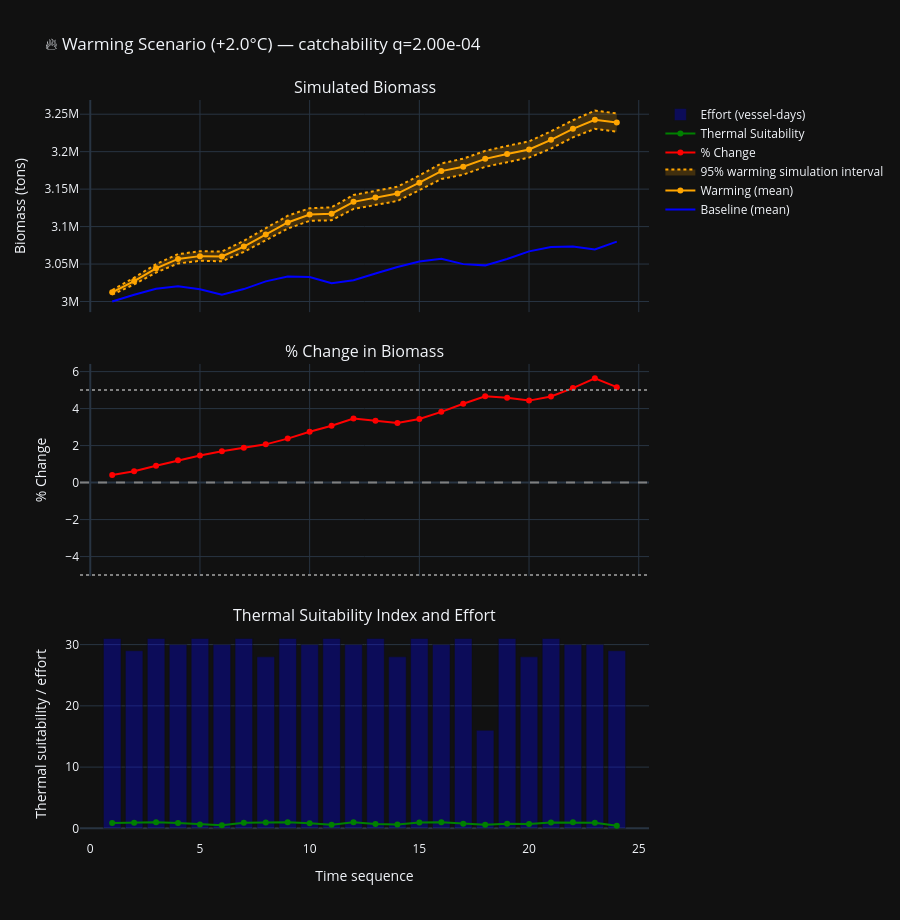

Here is the notebook cell this chart was saved with:
### Markdown cell above
## 2️⃣ Warming Scenario Insights

### Simulated Biomass Under Baseline and +2°C Warming

The warming analysis compares the default baseline with a gradual **+2°C scenario** over the selected 24-observation period.

Both trajectories begin near **3.0 million tonnes**. By the end of the comparison period:

* baseline biomass reaches approximately **3.07 million tonnes**;
* warming biomass reaches approximately **3.20 million tonnes**.

The warming trajectory therefore ends approximately **130,000 tonnes above the baseline**, equivalent to an endpoint difference of roughly **4%**.

The warmed trajectory itself rises by approximately **6–7%** from its starting biomass. However, not all of that increase should be attributed to warming because the baseline trajectory also increases. The warming effect is represented by the difference between the two trajectories, not by the total rise in the warming line alone.

### Panel 1 — Simulated Biomass Under Two Scenarios

The first panel shows a visible separation between the baseline and warming trajectories.

Although both scenarios increase, the warming trajectory rises more strongly and finishes clearly above the baseline. The difference is meaningful visually and in absolute biomass, but remains moderate relative to the approximately 3-million-tonne starting stock.

### Panel 2 — Percentage Change Due to Warming

The second panel isolates the warming effect by calculating the percentage difference between warming biomass and the corresponding baseline biomass.

Under the default settings, this difference develops progressively and reaches approximately **5% by the end of the scenario period**.

This is more informative than comparing the warming endpoint only with its own starting value because it removes the biomass increase that also occurs under baseline conditions.

### Panel 3 — Thermal Suitability and Effort

The third panel shows thermal suitability alongside vessel-day effort.

Under the default +2°C configuration, warming generally moves temperatures closer to the assumed thermal optimum during part of the selected period. This improves the modelled growth-rate response and contributes to the separation between the warming and baseline biomass trajectories.

Fishing effort remains represented as a separate removal pressure. Under the default catchability value, those removals are not strong enough to offset the additional modelled growth.

### Decision-support interpretation

The default +2°C scenario produces a **moderate positive biomass response relative to baseline**, rather than merely a negligible change.

However, this is a conditional scenario result—not evidence that climate warming is generally beneficial to *Illex argentinus*. The outcome depends on the starting SST values, the assumed 12°C thermal optimum, scenario duration, catchability, effort, carrying capacity, and simplified population structure.

The model is best interpreted as identifying a temporary **favourable warming window**: warming can increase growth while temperatures move toward the assumed optimum, but additional warming would eventually reduce growth once temperatures move beyond that optimum.

### Code cell
# ============================================================
# WARMING SCENARIO
# ============================================================

delta_T = 2.0
duration = min(24, len(df_mc))
show_baseline = True

df_warm = (
    df_mc.copy()
    .iloc[:duration]
    .reset_index(drop=True)
)

# Apply the same linear warming increment as the app
df_warm["SST"] = (
    df_warm["SST"]
    + np.linspace(
        0,
        delta_T,
        len(df_warm)
    )
)

# Warming temperature-dependent growth
df_warm["r_t"] = r0 * np.exp(
    -((df_warm["SST"] - T_opt) ** 2)
    / (2 * sigma_T**2)
)

# Baseline and warming thermal suitability
df_mc["ThermalSuitability"] = np.exp(
    -((df_mc["SST"] - T_opt) ** 2)
    / (2 * sigma_T**2)
)

df_warm["ThermalSuitability"] = np.exp(
    -((df_warm["SST"] - T_opt) ** 2)
    / (2 * sigma_T**2)
)

# Used only for plotting in the app
df_mc["EnvIndex"] = df_mc["ThermalSuitability"]
df_warm["EnvIndex"] = df_warm["ThermalSuitability"]

df_warm["Effort"] = df_warm["VesselDays"]
df_mc["Effort"] = df_mc["VesselDays"]

n_sim = 1000
biomass_sim = np.zeros(
    (n_sim, len(df_warm))
)

# Optional fixed seed for reproducible notebook output
np.random.seed(42)

for i in range(n_sim):

    # Same starting point as app
    N = float(
        df_mc["Biomass_mean"].iloc[0]
    )

    for t in range(len(df_warm)):

        r_t_current = float(
            df_warm["r_t"].iloc[t]
        )

        effort_current = float(
            df_warm["Effort"].iloc[t]
        )

        noise = np.random.normal(
            1.0,
            0.05
        )

        # IMPORTANT:
        # This mirrors the current app.
        # EnvIndex is diagnostic only and is not multiplied here.
        growth = (
            r_t_current
            * N
            * (1 - N / K)
            * noise
        )

        harvest = (
            q
            * effort_current
            * N
        )

        N = max(
            N + growth - harvest,
            0.0
        )

        biomass_sim[i, t] = N

df_warm["Biomass_mean"] = (
    biomass_sim.mean(axis=0)
)

df_warm["Biomass_CI_lower"] = np.percentile(
    biomass_sim,
    2.5,
    axis=0
)

df_warm["Biomass_CI_upper"] = np.percentile(
    biomass_sim,
    97.5,
    axis=0
)

baseline_slice = (
    df_mc["Biomass_mean"]
    .iloc[:duration]
    .to_numpy()
)

with np.errstate(
    divide="ignore",
    invalid="ignore"
):
    df_warm["Biomass_change_pct"] = (
        100
        * (
            df_warm["Biomass_mean"].to_numpy()
            - baseline_slice
        )
        / (baseline_slice + 1e-12)
    )


# Three-panel warming figure
month_x = np.arange(1, len(df_warm) + 1)

fig = make_subplots(
    rows=3,
    cols=1,
    shared_xaxes=True,
    vertical_spacing=0.07,
    subplot_titles=(
        "Simulated Biomass",
        "% Change in Biomass",
        "Thermal Suitability Index and Effort"
    )
)

# ------------------------------------------------------------
# Panel 1: Baseline and warming biomass
# ------------------------------------------------------------

if show_baseline:
    baseline_biomass = (
        df_mc["Biomass_mean"]
        .iloc[:duration]
        .to_numpy()
    )

    fig.add_trace(
        go.Scatter(
            x=month_x,
            y=baseline_biomass,
            mode="lines",
            name="Baseline (mean)",
            line=dict(color="blue"),
            customdata=np.column_stack(
                (
                    baseline_biomass / 1_000_000,
                    df_mc["SST"].iloc[:duration],
                    df_mc["Year"].iloc[:duration],
                    df_mc["Month"].iloc[:duration]
                )
            ),
            hovertemplate=(
                "Observation: %{x}<br>"
                "Baseline biomass: %{customdata[0]:.2f} million tons<br>"
                "Baseline SST: %{customdata[1]:.2f}°C<br>"
                "Year: %{customdata[2]:.0f}<br>"
                "Month: %{customdata[3]:.0f}"
                "<extra></extra>"
            )
        ),
        row=1,
        col=1
    )

warming_biomass = df_warm["Biomass_mean"].to_numpy()

fig.add_trace(
    go.Scatter(
        x=month_x,
        y=warming_biomass,
        mode="lines+markers",
        name="Warming (mean)",
        line=dict(color="orange"),
        customdata=np.column_stack(
            (
                warming_biomass / 1_000_000,
                df_warm["SST"],
                df_mc["SST"].iloc[:duration],
                df_warm["SST"]
                - df_mc["SST"].iloc[:duration].to_numpy(),
                df_warm["Year"],
                df_warm["Month"]
            )
        ),
        hovertemplate=(
            "Observation: %{x}<br>"
            "Warming biomass: %{customdata[0]:.2f} million tons<br>"
            "Warmed SST: %{customdata[1]:.2f}°C<br>"
            "Baseline SST: %{customdata[2]:.2f}°C<br>"
            "Temperature increment: %{customdata[3]:.2f}°C<br>"
            "Year: %{customdata[4]:.0f}<br>"
            "Month: %{customdata[5]:.0f}"
            "<extra></extra>"
        )
    ),
    row=1,
    col=1
)

fig.add_trace(
    go.Scatter(
        x=month_x,
        y=df_warm["Biomass_CI_upper"],
        mode="lines",
        line=dict(
            color="orange",
            dash="dot"
        ),
        showlegend=False,
        hovertemplate=(
            "Observation: %{x}<br>"
            "Upper 95% simulation interval: %{y:,.0f} tons"
            "<extra></extra>"
        )
    ),
    row=1,
    col=1
)

fig.add_trace(
    go.Scatter(
        x=month_x,
        y=df_warm["Biomass_CI_lower"],
        mode="lines",
        fill="tonexty",
        fillcolor="rgba(255,165,0,0.20)",
        line=dict(
            color="orange",
            dash="dot"
        ),
        name="95% warming simulation interval",
        hovertemplate=(
            "Observation: %{x}<br>"
            "Lower 95% simulation interval: %{y:,.0f} tons"
            "<extra></extra>"
        )
    ),
    row=1,
    col=1
)

# ------------------------------------------------------------
# Panel 2: Percentage difference from baseline
# ------------------------------------------------------------

fig.add_trace(
    go.Scatter(
        x=month_x,
        y=df_warm["Biomass_change_pct"],
        mode="lines+markers",
        name="% Change",
        line=dict(color="red"),
        customdata=np.column_stack(
            (
                warming_biomass,
                baseline_slice,
                df_warm["Year"],
                df_warm["Month"]
            )
        ),
        hovertemplate=(
            "Observation: %{x}<br>"
            "Biomass change: %{y:.2f}%<br>"
            "Warming biomass: %{customdata[0]:,.0f} tons<br>"
            "Baseline biomass: %{customdata[1]:,.0f} tons<br>"
            "Year: %{customdata[2]:.0f}<br>"
            "Month: %{customdata[3]:.0f}"
            "<extra></extra>"
        )
    ),
    row=2,
    col=1
)

fig.add_hline(
    y=0,
    line_dash="dash",
    line_color="gray",
    row=2,
    col=1
)

fig.add_hline(
    y=5,
    line_dash="dot",
    line_color="gray",
    row=2,
    col=1
)

fig.add_hline(
    y=-5,
    line_dash="dot",
    line_color="gray",
    row=2,
    col=1
)

# ------------------------------------------------------------
# Panel 3: Thermal suitability and effort
# ------------------------------------------------------------

fig.add_trace(
    go.Scatter(
        x=month_x,
        y=df_warm["EnvIndex"],
        mode="lines+markers",
        name="Thermal Suitability",
        line=dict(color="green"),
        customdata=np.column_stack(
            (
                df_warm["SST"],
                np.full(len(df_warm), T_opt),
                df_warm["SST"] - T_opt,
                df_warm["Year"],
                df_warm["Month"]
            )
        ),
        hovertemplate=(
            "Observation: %{x}<br>"
            "Thermal suitability: %{y:.3f}<br>"
            "Warmed SST: %{customdata[0]:.2f}°C<br>"
            "Thermal optimum: %{customdata[1]:.2f}°C<br>"
            "Distance from optimum: %{customdata[2]:+.2f}°C<br>"
            "Year: %{customdata[3]:.0f}<br>"
            "Month: %{customdata[4]:.0f}"
            "<extra></extra>"
        )
    ),
    row=3,
    col=1
)

fig.add_trace(
    go.Bar(
        x=month_x,
        y=df_warm["Effort"],
        name="Effort (vessel-days)",
        marker=dict(
            color="rgba(0,0,255,0.30)"
        ),
        customdata=np.column_stack(
            (
                df_warm["TotalCatch_tons"],
                df_warm["CPUE_tons"],
                df_warm["Year"],
                df_warm["Month"]
            )
        ),
        hovertemplate=(
            "Observation: %{x}<br>"
            "Effort: %{y:.0f} vessel-days<br>"
            "Observed catch: %{customdata[0]:,.0f} tons<br>"
            "Observed CPUE: %{customdata[1]:,.2f} tons/vessel-day<br>"
            "Year: %{customdata[2]:.0f}<br>"
            "Month: %{customdata[3]:.0f}"
            "<extra></extra>"
        )
    ),
    row=3,
    col=1
)

fig.update_layout(
    height=920,
    showlegend=True,
    title=(
        f"🔥 Warming Scenario (+{delta_T:.1f}°C) "
        f"— catchability q={q:.2e}"
    ),
    template="plotly_dark",
    hovermode="x unified"
)

fig.update_yaxes(
    title_text="Biomass (tons)",
    row=1,
    col=1
)

fig.update_yaxes(
    title_text="% Change",
    row=2,
    col=1
)

fig.update_yaxes(
    title_text="Thermal suitability / effort",
    row=3,
    col=1
)

fig.update_xaxes(
    title_text="Time sequence",
    row=3,
    col=1
)

fig.show()

output_path = (
    output_dir
    / "biomass_scenarios_comparison.png"
)

fig.write_image(
    str(output_path)
)

print(f"Saved plot to: {output_path}")


aavg_pct_change = float(
    df_warm["Biomass_change_pct"].mean()
)

final_change = float(
    df_warm["Biomass_change_pct"].iloc[-1]
)

baseline_thermal_mean = float(
    df_mc["ThermalSuitability"]
    .iloc[:duration]
    .mean()
)

warmed_thermal_mean = float(
    df_warm["ThermalSuitability"].mean()
)

thermal_suitability_change = (
    100
    * (
        warmed_thermal_mean
        - baseline_thermal_mean
    )
    / (baseline_thermal_mean + 1e-12)
)

print(
    "Average biomass change under warming: "
    f"{avg_pct_change:.2f}%"
)

print(
    "Final biomass change under warming: "
    f"{final_change:.2f}%"
)

print(
    "Average thermal-suitability change: "
    f"{thermal_suitability_change:.2f}%"
)

### Figure 1 — Plotly figure (JSON) as saved in the notebook; plotly's stock layout.template omitted (floating-point values rounded to 4 significant figures; data arrays with more than 128 entries replaced by an {"elided": "..."} marker saying what was removed)
{"data": [{"customdata": [[3.0, 13.67, 2000.0, 1.0], [3.009, 13.24, 2000.0, 2.0], [3.017, 12.11, 2000.0, 3.0], [3.02, 10.11, 2000.0, 4.0], [3.016, 8.798, 2000.0, 5.0], [3.009, 8.034, 2000.0, 6.0], [3.017, 12.79, 2001.0, 1.0], [3.027, 12.48, 2001.0, 2.0], [3.033, 11.0, 2001.0, 3.0], [3.033, 9.394, 2001.0, 4.0], [3.024, 7.996, 2001.0, 5.0], [3.028, 10.43, 2001.0, 6.0], [3.037, 13.4, 2002.0, 1.0], [3.046, 13.66, 2002.0, 2.0], [3.053, 11.52, 2002.0, 3.0], [3.057, 10.24, 2002.0, 4.0], [3.05, 8.249, 2002.0, 5.0], [3.048, 7.469, 2002.0, 6.0], [3.057, 12.68, 2003.0, 1.0], [3.067, 12.92, 2003.0, 2.0], [3.073, 11.25, 2003.0, 3.0], [3.073, 9.713, 2003.0, 4.0], [3.069, 8.834, 2003.0, 5.0], [3.08, 13.84, 2004.0, 1.0]], "hovertemplate": "Observation: %{x}<br>Baseline biomass: %{customdata[0]:.2f} million tons<br>Baseline SST: %{customdata[1]:.2f}°C<br>Year: %{customdata[2]:.0f}<br>Month: %{customdata[3]:.0f}<extra></extra>", "line": {"color": "blue"}, "mode": "lines", "name": "Baseline (mean)", "type": "scatter", "x": [1, 2, 3, 4, 5, 6, 7, 8, 9, 10, 11, 12, 13, 14, 15, 16, 17, 18, 19, 20, 21, 22, 23, 24], "xaxis": "x", "y": [3000000.0, 3009000.0, 3017000.0, 3020000.0, 3016000.0, 3009000.0, 3017000.0, 3027000.0, 3033000.0, 3033000.0, 3024000.0, 3028000.0, 3037000.0, 3046000.0, 3053000.0, 3057000.0, 3050000.0, 3048000.0, 3057000.0, 3067000.0, 3073000.0, 3073000.0, 3069000.0, 3080000.0], "yaxis": "y"}, {"customdata": {"elided": "24x6 float values"}, "hovertemplate": "Observation: %{x}<br>Warming biomass: %{customdata[0]:.2f} million tons<br>Warmed SST: %{customdata[1]:.2f}°C<br>Baseline SST: %{customdata[2]:.2f}°C<br>Temperature increment: %{customdata[3]:.2f}°C<br>Year: %{customdata[4]:.0f}<br>Month: %{customdata[5]:.0f}<extra></extra>", "line": {"color": "orange"}, "mode": "lines+markers", "name": "Warming (mean)", "type": "scatter", "x": [1, 2, 3, 4, 5, 6, 7, 8, 9, 10, 11, 12, 13, 14, 15, 16, 17, 18, 19, 20, 21, 22, 23, 24], "xaxis": "x", "y": [3012000.0, 3027000.0, 3044000.0, 3057000.0, 3061000.0, 3060000.0, 3073000.0, 3089000.0, 3105000.0, 3116000.0, 3117000.0, 3133000.0, 3139000.0, 3144000.0, 3159000.0, 3174000.0, 3180000.0, 3190000.0, 3197000.0, 3203000.0, 3216000.0, 3230000.0, 3243000.0, 3239000.0], "yaxis": "y"}, {"hovertemplate": "Observation: %{x}<br>Upper 95% simulation interval: %{y:,.0f} tons<extra></extra>", "line": {"color": "orange", "dash": "dot"}, "mode": "lines", "showlegend": false, "type": "scatter", "x": [1, 2, 3, 4, 5, 6, 7, 8, 9, 10, 11, 12, 13, 14, 15, 16, 17, 18, 19, 20, 21, 22, 23, 24], "xaxis": "x", "y": [3015000.0, 3032000.0, 3050000.0, 3063000.0, 3067000.0, 3067000.0, 3081000.0, 3097000.0, 3114000.0, 3125000.0, 3126000.0, 3142000.0, 3148000.0, 3153000.0, 3168000.0, 3184000.0, 3191000.0, 3201000.0, 3208000.0, 3214000.0, 3227000.0, 3242000.0, 3255000.0, 3251000.0], "yaxis": "y"}, {"fill": "tonexty", "fillcolor": "rgba(255,165,0,0.20)", "hovertemplate": "Observation: %{x}<br>Lower 95% simulation interval: %{y:,.0f} tons<extra></extra>", "line": {"color": "orange", "dash": "dot"}, "mode": "lines", "name": "95% warming simulation interval", "type": "scatter", "x": [1, 2, 3, 4, 5, 6, 7, 8, 9, 10, 11, 12, 13, 14, 15, 16, 17, 18, 19, 20, 21, 22, 23, 24], "xaxis": "x", "y": [3009000.0, 3023000.0, 3039000.0, 3051000.0, 3054000.0, 3054000.0, 3066000.0, 3082000.0, 3097000.0, 3108000.0, 3108000.0, 3124000.0, 3129000.0, 3134000.0, 3149000.0, 3164000.0, 3169000.0, 3180000.0, 3186000.0, 3192000.0, 3204000.0, 3219000.0, 3230000.0, 3227000.0], "yaxis": "y"}, {"customdata": [[3012000.0, 3000000.0, 2000.0, 1.0], [3027000.0, 3009000.0, 2000.0, 2.0], [3044000.0, 3017000.0, 2000.0, 3.0], [3057000.0, 3020000.0, 2000.0, 4.0], [3061000.0, 3016000.0, 2000.0, 5.0], [3060000.0, 3009000.0, 2000.0, 6.0], [3073000.0, 3017000.0, 2001.0, 1.0], [3089000.0, 3027000.0, 2001.0, 2.0], [3105000.0, 3033000.0, 2001.0, 3.0], [3116000.0, 3033000.0, 2001.0, 4.0], [3117000.0, 3024000.0, 2001.0, 5.0], [3133000.0, 3028000.0, 2001.0, 6.0], [3139000.0, 3037000.0, 2002.0, 1.0], [3144000.0, 3046000.0, 2002.0, 2.0], [3159000.0, 3053000.0, 2002.0, 3.0], [3174000.0, 3057000.0, 2002.0, 4.0], [3180000.0, 3050000.0, 2002.0, 5.0], [3190000.0, 3048000.0, 2002.0, 6.0], [3197000.0, 3057000.0, 2003.0, 1.0], [3203000.0, 3067000.0, 2003.0, 2.0], [3216000.0, 3073000.0, 2003.0, 3.0], [3230000.0, 3073000.0, 2003.0, 4.0], [3243000.0, 3069000.0, 2003.0, 5.0], [3239000.0, 3080000.0, 2004.0, 1.0]], "hovertemplate": "Observation: %{x}<br>Biomass change: %{y:.2f}%<br>Warming biomass: %{customdata[0]:,.0f} tons<br>Baseline biomass: %{customdata[1]:,.0f} tons<br>Year: %{customdata[2]:.0f}<br>Month: %{customdata[3]:.0f}<extra></extra>", "line": {"color": "red"}, "mode": "lines+markers", "name": "% Change", "type": "scatter", "x": [1, 2, 3, 4, 5, 6, 7, 8, 9, 10, 11, 12, 13, 14, 15, 16, 17, 18, 19, 20, 21, 22, 23, 24], "xaxis": "x2", "y": [0.4082, 0.6087, 0.907, 1.206, 1.468, 1.7, 1.882, 2.067, 2.379, 2.752, 3.072, 3.458, 3.342, 3.221, 3.442, 3.823, 4.262, 4.664, 4.581, 4.432, 4.652, 5.109, 5.639, 5.161], "yaxis": "y2"}, {"customdata": [[13.67, 12.0, 1.668, 2000.0, 1.0], [13.32, 12.0, 1.324, 2000.0, 2.0], [12.28, 12.0, 0.2814, 2000.0, 3.0], [10.37, 12.0, -1.633, 2000.0, 4.0], [9.146, 12.0, -2.854, 2000.0, 5.0], [8.469, 12.0, -3.531, 2000.0, 6.0], [13.32, 12.0, 1.316, 2001.0, 1.0], [13.09, 12.0, 1.085, 2001.0, 2.0], [11.7, 12.0, -0.3035, 2001.0, 3.0], [10.18, 12.0, -1.824, 2001.0, 4.0], [8.866, 12.0, -3.134, 2001.0, 5.0], [11.38, 12.0, -0.6154, 2001.0, 6.0], [14.44, 12.0, 2.439, 2002.0, 1.0], [14.79, 12.0, 2.791, 2002.0, 2.0], [12.73, 12.0, 0.7334, 2002.0, 3.0], [11.54, 12.0, -0.4594, 2002.0, 4.0], [9.641, 12.0, -2.359, 2002.0, 5.0], [8.948, 12.0, -3.052, 2002.0, 6.0], [14.24, 12.0, 2.242, 2003.0, 1.0], [14.57, 12.0, 2.571, 2003.0, 2.0], [12.98, 12.0, 0.9845, 2003.0, 3.0], [11.54, 12.0, -0.4604, 2003.0, 4.0], [10.75, 12.0, -1.253, 2003.0, 5.0], [15.84, 12.0, 3.838, 2004.0, 1.0]], "hovertemplate": "Observation: %{x}<br>Thermal suitability: %{y:.3f}<br>Warmed SST: %{customdata[0]:.2f}°C<br>Thermal optimum: %{customdata[1]:.2f}°C<br>Distance from optimum: %{customdata[2]:+.2f}°C<br>Year: %{customdata[3]:.0f}<br>Month: %{customdata[4]:.0f}<extra></extra>", "line": {"color": "green"}, "mode": "lines+markers", "name": "Thermal Suitability", "type": "scatter", "x": [1, 2, 3, 4, 5, 6, 7, 8, 9, 10, 11, 12, 13, 14, 15, 16, 17, 18, 19, 20, 21, 22, 23, 24], "xaxis": "x3", "y": [0.8567, 0.9072, 0.9956, 0.8624, 0.636, 0.5002, 0.9083, 0.9366, 0.9949, 0.8313, 0.5795, 0.9792, 0.7185, 0.6487, 0.9706, 0.9883, 0.734, 0.596, 0.7564, 0.6926, 0.9476, 0.9883, 0.9164, 0.4411], "yaxis": "y3"}, {"customdata": [[26480.0, 854.3, 2000.0, 1.0], [65330.0, 2253.0, 2000.0, 2.0], [74240.0, 2395.0, 2000.0, 3.0], [37060.0, 1235.0, 2000.0, 4.0], [25930.0, 836.5, 2000.0, 5.0], [6796.0, 226.5, 2000.0, 6.0], [13270.0, 428.0, 2001.0, 1.0], [26210.0, 936.2, 2001.0, 2.0], [44410.0, 1433.0, 2001.0, 3.0], [25670.0, 855.5, 2001.0, 4.0], [12200.0, 393.7, 2001.0, 5.0], [1556.0, 51.86, 2001.0, 6.0], [26850.0, 866.2, 2002.0, 1.0], [22020.0, 786.4, 2002.0, 2.0], [17030.0, 549.5, 2002.0, 3.0], [13940.0, 464.8, 2002.0, 4.0], [8165.0, 263.4, 2002.0, 5.0], [191.4, 11.96, 2002.0, 6.0], [14470.0, 466.8, 2003.0, 1.0], [22070.0, 788.2, 2003.0, 2.0], [58680.0, 1893.0, 2003.0, 3.0], [23280.0, 776.1, 2003.0, 4.0], [3037.0, 101.2, 2003.0, 5.0], [3229.0, 111.3, 2004.0, 1.0]], "hovertemplate": "Observation: %{x}<br>Effort: %{y:.0f} vessel-days<br>Observed catch: %{customdata[0]:,.0f} tons<br>Observed CPUE: %{customdata[1]:,.2f} tons/vessel-day<br>Year: %{customdata[2]:.0f}<br>Month: %{customdata[3]:.0f}<extra></extra>", "marker": {"color": "rgba(0,0,255,0.30)"}, "name": "Effort (vessel-days)", "type": "bar", "x": [1, 2, 3, 4, 5, 6, 7, 8, 9, 10, 11, 12, 13, 14, 15, 16, 17, 18, 19, 20, 21, 22, 23, 24], "xaxis": "x3", "y": [31, 29, 31, 30, 31, 30, 31, 28, 31, 30, 31, 30, 31, 28, 31, 30, 31, 16, 31, 28, 31, 30, 30, 29], "yaxis": "y3"}], "layout": {"annotations": [{"font": {"size": 16}, "showarrow": false, "text": "Simulated Biomass", "x": 0.5, "xanchor": "center", "xref": "paper", "y": 1, "yanchor": "bottom", "yref": "paper"}, {"font": {"size": 16}, "showarrow": false, "text": "% Change in Biomass", "x": 0.5, "xanchor": "center", "xref": "paper", "y": 0.6433, "yanchor": "bottom", "yref": "paper"}, {"font": {"size": 16}, "showarrow": false, "text": "Thermal Suitability Index and Effort", "x": 0.5, "xanchor": "center", "xref": "paper", "y": 0.2867, "yanchor": "bottom", "yref": "paper"}], "height": 920, "hovermode": "x unified", "shapes": [{"line": {"color": "gray", "dash": "dash"}, "type": "line", "x0": 0, "x1": 1, "xref": "x2 domain", "y0": 0, "y1": 0, "yref": "y2"}, {"line": {"color": "gray", "dash": "dot"}, "type": "line", "x0": 0, "x1": 1, "xref": "x2 domain", "y0": 5, "y1": 5, "yref": "y2"}, {"line": {"color": "gray", "dash": "dot"}, "type": "line", "x0": 0, "x1": 1, "xref": "x2 domain", "y0": -5, "y1": -5, "yref": "y2"}], "showlegend": true, "title": {"text": "🔥 Warming Scenario (+2.0°C) — catchability q=2.00e-04"}, "xaxis": {"anchor": "y", "domain": [0, 1], "matches": "x3", "showticklabels": false}, "xaxis2": {"anchor": "y2", "domain": [0, 1], "matches": "x3", "showticklabels": false}, "xaxis3": {"anchor": "y3", "domain": [0, 1], "title": {"text": "Time sequence"}}, "yaxis": {"anchor": "x", "domain": [0.7133, 1], "title": {"text": "Biomass (tons)"}}, "yaxis2": {"anchor": "x2", "domain": [0.3567, 0.6433], "title": {"text": "% Change"}}, "yaxis3": {"anchor": "x3", "domain": [0, 0.2867], "title": {"text": "Thermal suitability / effort"}}}}
